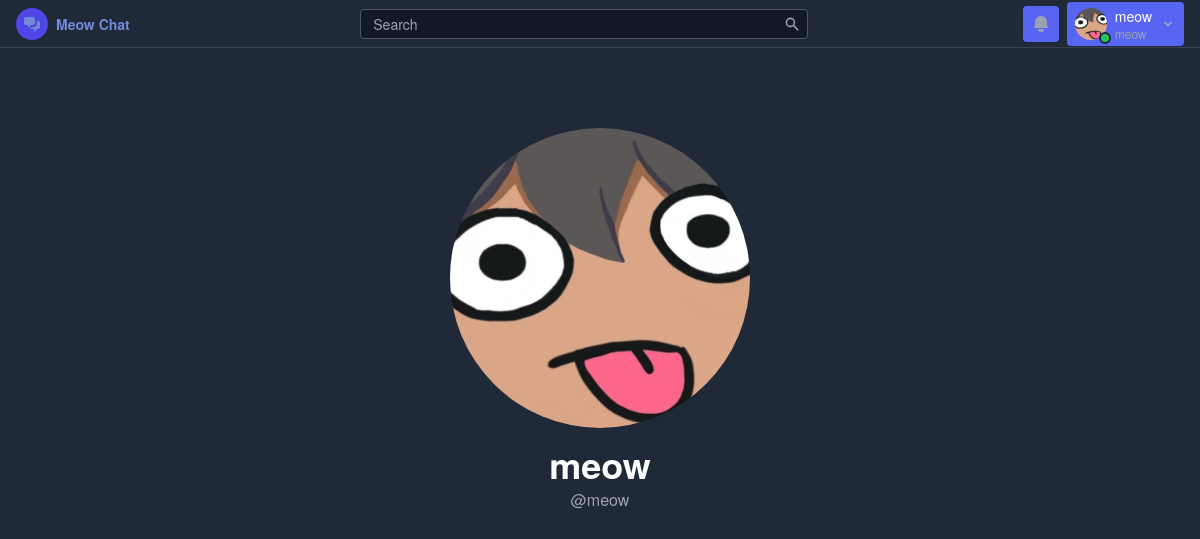
Page /profile/ (signed in) on the earlier database version.
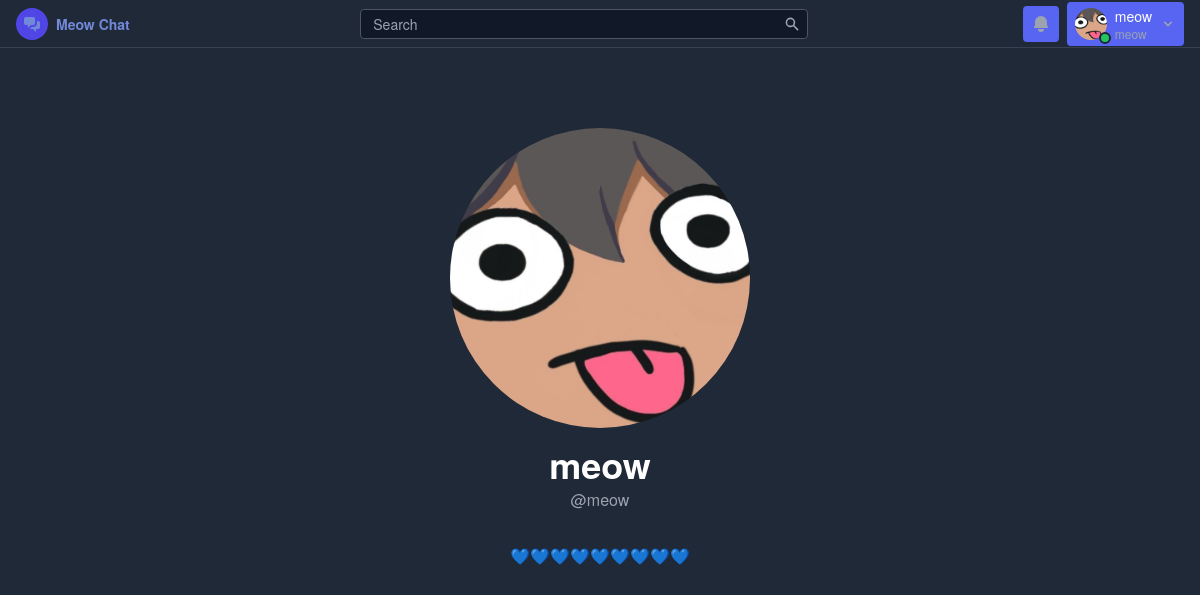
Same page on the later database version.
### a_users/models.py (models this page shows, shortened)
class Profile(models.Model):
    user = models.OneToOneField(User, on_delete=models.CASCADE)
    image = models.ImageField(upload_to='avatars/', null=True, blank=True)
    displayname = models.CharField(max_length=20, null=True, blank=True)
    info = models.TextField(null=True, blank=True)
    @property
    def name(self):
        if self.displayname:
            return self.displayname
        return self.user.username
    @property
    def avatar(self):
        if self.image:
            return self.image.url
        return f'{settings.STATIC_URL}images/avatar.svg'

### a_users/views.py (the view)
# urls.py: path('', profile_view, name="profile"),
def profile_view(request, username=None):
    if username:
        profile = get_object_or_404(User, username=username).profile
    else:
        try:
            profile = request.user.profile
        except:
            return redirect_to_login(request.get_full_path())
    return render(request, 'a_users/profile.html', {'profile':profile})

### a_home/cprocs.py (called while the page is built)
def project_title(request):
    return {
        'PROJECT_TITLE': settings.PROJECT_TITLE
    }

### a_users/templates/a_users/profile.html (shortened to what this page needs)
{% extends 'layouts/blank.html' %}
{% block content %}
<div class="max-w-lg mx-auto flex flex-col items-center pt-20 px-4">
    <img class="w-[300px] h-[300px] rounded-full object-cover mb-4" src="{{ profile.avatar }}" />
    <div class="text-center">
        <h1>{{ profile.name }}</h1>
        <div class="text-gray-400 mb-2 -mt-3">@{{ profile.user.username }}</div>
        {% if profile.info %}
        <div class="mt-8 hyphens-auto">{{ profile.info|linebreaksbr }}</div>
        {% endif %}
    </div>
</div>
{% endblock %}

### templates/layouts/blank.html
{% extends 'base.html' %}
{% block class %}bg-gray-800 text-white{% endblock %}
{% block layout %}
<div class="w-full h-full overflow-x-hidden">
    {% block content %}
    {% endblock %}
</div>
{% endblock %}

### templates/base.html (shortened to what this page needs)
{% load static %}
{% load django_htmx %}
<!DOCTYPE html>
<html lang="en">
<head>
    <script src="https://cdn.tailwindcss.com"></script>
</head>
<body hx-headers='{"X-CSRFToken": "{{ csrf_token }}"}' class="{% block class %}{% endblock %}">
    <div class="app-container">
        <header class="app-header">
            {% include 'includes/header.html' %}
        </header>
        <main class="app-content">
            {% block layout %}
            {% endblock %}
        </main>
    </div>
</body>
</html>

### templates/includes/header.html (shortened to what this page needs)
{% load static %}
<div class="h-12 bg-gray-800 text-white border-b border-gray-700">
    <div class="h-full flex items-center justify-between px-4">
        <div class="flex items-center space-x-4">
            <a class="flex items-center space-x-2 hover:text-gray-300 transition-colors" href="/">
                <div class="w-8 h-8 bg-indigo-600 rounded-full flex items-center justify-center">
                    <svg class="w-5 h-5" fill="currentColor" viewBox="0 0 20 20">
                        <path d="M2 5a2 2 0 012-2h7a2 2 0 012 2v4a2 2 0 01-2 2H9l-3 3v-3H4a2 2 0 01-2-2V5z"/>
                        <path d="M15 7v2a4 4 0 01-4 4H9.828l-1.766 1.767c.28.149.599.233.938.233h2l3 3v-3h2a2 2 0 002-2V9a2 2 0 00-2-2h-1z"/>
                    </svg>
                </div>
                <span class="font-semibold text-sm">Meow Chat</span>
            </a>
        </div>
        <div class="flex-1 max-w-md mx-4 min-w-0">
            <div class="relative">
                <input type="text" placeholder="Search"
                       class="w-full bg-gray-900 text-sm text-white placeholder-gray-400 border border-gray-600 rounded px-3 py-1 focus:outline-none focus:border-indigo-500">
                <svg class="absolute right-2 top-1/2 transform -translate-y-1/2 w-4 h-4 text-gray-400" fill="currentColor" viewBox="0 0 20 20">
                    <path fill-rule="evenodd" d="M8 4a4 4 0 100 8 4 4 0 000-8zM2 8a6 6 0 1110.89 3.476l4.817 4.817a1 1 0 01-1.414 1.414l-4.816-4.816A6 6 0 012 8z" clip-rule="evenodd"/>
                </svg>
            </div>
        </div>
        <nav class="flex items-center space-x-2">
            {% if request.user.is_authenticated %}
            <button class="p-2 text-gray-400 hover:text-white hover:bg-gray-700 rounded transition-colors" title="Notifications">
                <svg class="w-5 h-5" fill="currentColor" viewBox="0 0 20 20">
                    <path d="M10 2a6 6 0 00-6 6v3.586l-.707.707A1 1 0 004 14h12a1 1 0 00.707-1.707L16 11.586V8a6 6 0 00-6-6zM10 18a3 3 0 01-3-3h6a3 3 0 01-3 3z"/>
                </svg>
            </button>
            <div x-data="{ dropdownOpen: false }" class="relative">
                <button @click="dropdownOpen = !dropdownOpen" @click.away="dropdownOpen = false"
                        class="flex items-center space-x-2 px-2 py-1 hover:bg-gray-700 rounded transition-colors">
                    <div class="relative">
                        <img class="w-8 h-8 rounded-full object-cover" src="{{ request.user.profile.avatar }}" alt="Avatar" />
                        <div class="absolute -bottom-1 -right-1 w-3 h-3 bg-green-500 border-2 border-gray-800 rounded-full"></div>
                    </div>
                    <div class="hidden sm:block text-left min-w-0 max-w-32">
                        <div class="text-sm font-medium text-white truncate">{{ request.user.profile.name }}</div>
                        <div class="text-xs text-gray-400 truncate">{{ request.user.username }}</div>
                    </div>
                    <svg x-bind:class="dropdownOpen && 'rotate-180'" class="w-4 h-4 text-gray-400 transition-transform" fill="currentColor" viewBox="0 0 20 20">
                        <path fill-rule="evenodd" d="M5.293 7.293a1 1 0 011.414 0L10 10.586l3.293-3.293a1 1 0 111.414 1.414l-4 4a1 1 0 01-1.414 0l-4-4a1 1 0 010-1.414z" clip-rule="evenodd"/>
                    </svg>
                </button>
            </div>
            {% else %}
            <li><a href="{% url 'account_login' %}">Login</a></li>
            <li><a href="{% url 'account_signup' %}?next={% url 'profile-onboarding' %}">Signup</a></li>
            {% endif %}
        </nav>
    </div>
</div>

### templates/base.html (style rules this page uses)
:root { --discord-primary: #5865f2; --discord-secondary: #4752c4; --discord-success: #3ba55d; --discord-warning: #faa81a; --discord-danger: #ed4245; --discord-background: #36393f; --discord-secondary-bg: #2f3136; --discord-tertiary-bg: #202225; --discord-channel-bg: #40444b; --discord-message-bg: #32353b; --discord-text-primary: #ffffff; --discord-text-secondary: #b9bbbe; --discord-text-muted: #72767d; --discord-accent: #7289da; --discord-hover: rgba(79, 84, 92, 0.16); --discord-active: rgba(79, 84, 92, 0.24); --discord-border: #40444b; --discord-online: #43b581; --discord-idle: #faa61a; --discord-dnd: #f04747; --discord-offline: #747f8d; --discord-input: #40444b; --discord-input-border: #202225; --discord-primary-hover: #4752c4; --discord-gray: #36393f; }
html, body { background-color: var(--discord-background); color: var(--discord-text-primary); font-family: 'Whitney', 'Helvetica Neue', Helvetica, Arial, sans-serif; margin: 0; padding: 0; overflow-x: hidden; width: 100%; height: 100vh; max-width: 100vw; }
.app-container { display: flex; flex-direction: column; height: 100vh; overflow: hidden; }
.app-header { flex-shrink: 0; height: 3rem; }
.app-content { flex: 1; overflow: hidden; min-height: 0; }
h1 { @apply text-4xl font-bold mb-4 text-white }
.button, button, [type='submit'], [type='button'] { background-color: var(--discord-primary); color: var(--discord-text-primary); @apply font-medium rounded transition-all cursor-pointer border-0; }
.textarea, textarea, input { background-color: var(--discord-tertiary-bg); color: var(--discord-text-primary); border: 1px solid var(--discord-border); @apply w-full rounded py-2 px-3; }
*, *::before, *::after { box-sizing: border-box; }
a { color: var(--discord-accent); text-decoration: none; }

Differences in the rows shown:
changed Profile "meow": info (not shown) → "💙💙💙💙💙💙💙💙💙"
